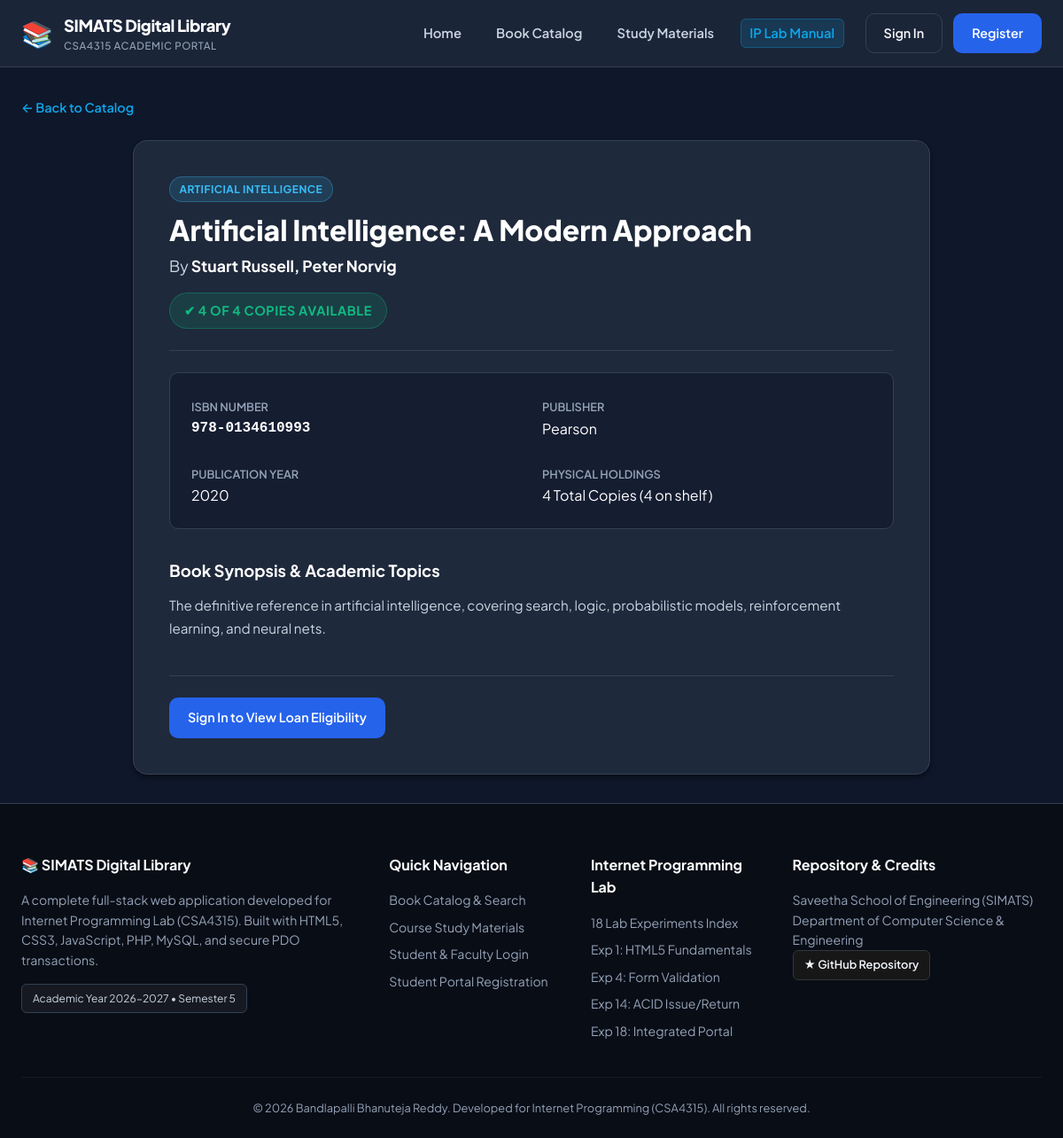
The app's page /books/view.php?id=8 with its own data.
### tables this page shows
CREATE TABLE IF NOT EXISTS books (
    id INT AUTO_INCREMENT PRIMARY KEY,
    title VARCHAR(255) NOT NULL,
    author VARCHAR(255) NOT NULL,
    isbn VARCHAR(30) NOT NULL UNIQUE,
    category VARCHAR(100) NOT NULL,
    publisher VARCHAR(150) DEFAULT NULL,
    publication_year INT DEFAULT NULL,
    total_copies INT NOT NULL DEFAULT 1,
    available_copies INT NOT NULL DEFAULT 1,
    description TEXT DEFAULT NULL,
    cover_image VARCHAR(255) DEFAULT NULL,
    created_at TIMESTAMP DEFAULT CURRENT_TIMESTAMP,
    INDEX idx_book_category (category),
    INDEX idx_book_title (title),
    INDEX idx_book_author (author)
);

### config/config.php (called while the page is built, shortened)
    <?php
function is_logged_in() {
    return isset($_SESSION['user_id']) && !empty($_SESSION['user_id']);
}
function is_admin() {
    return is_logged_in() && ($_SESSION['user']['role'] ?? '') === 'admin';
}
function is_student() {
    return is_logged_in() && ($_SESSION['user']['role'] ?? '') === 'student';
}

### books/view.php (the view, shortened to what this page needs)
<?php
require_once __DIR__ . '/../config/config.php';
$book_id = (int)($_GET['id'] ?? 0);
try {
    $pdo = get_db_connection();
    $stmt = $pdo->prepare("SELECT * FROM books WHERE id = ?");
    $stmt->execute([$book_id]);
    $book = $stmt->fetch();
} catch (Exception $e) {
    set_flash('error', 'Database error: ' . $e->getMessage());
    header('Location: ' . BASE_URL . '/books/catalog.php');
    exit;
}
include_once __DIR__ . '/../includes/header.php';
?>
<div style="margin-bottom: 1.5rem;">
    <a href="<?php echo BASE_URL; ?>/books/catalog.php" style="color: var(--accent); text-decoration: none; font-size: 0.9rem; font-weight: 600;">
        &larr; Back to Catalog
    </a>
</div>
<div class="card" style="max-width: 900px; margin: 0 auto; padding: 2.5rem;">
    <div style="display: flex; justify-content: space-between; align-items: flex-start; flex-wrap: wrap; gap: 1rem; margin-bottom: 1.5rem; border-bottom: 1px solid var(--border-color); padding-bottom: 1.5rem;">
        <div>
            <span class="badge badge-info" style="margin-bottom: 0.75rem;"><?php echo htmlspecialchars($book['category']); ?></span>
            <h1 style="font-size: 2rem; font-weight: 800; color: #ffffff; line-height: 1.2; margin-bottom: 0.5rem;">
                <?php echo htmlspecialchars($book['title']); ?>
            </h1>
            <p style="font-size: 1.1rem; color: var(--text-secondary);">
                By <strong style="color: #ffffff;"><?php echo htmlspecialchars($book['author']); ?></strong>
            </p>
        </div>
        <div>
            <?php if ($book['available_copies'] > 0): ?>
                <span class="badge badge-success" style="font-size: 0.9rem; padding: 0.5rem 1rem;">
                    &#10004; <?php echo $book['available_copies']; ?> of <?php echo $book['total_copies']; ?> Copies Available
                </span>
            <?php else: ?>
                <span class="badge badge-danger" style="font-size: 0.9rem; padding: 0.5rem 1rem;">
                    &#10006; All <?php echo $book['total_copies']; ?> Copies Currently Issued
                </span>
            <?php endif; ?>
        </div>
    </div>
    <div style="display: grid; grid-template-columns: repeat(2, 1fr); gap: 1.5rem; margin-bottom: 2rem; background: rgba(15, 23, 42, 0.6); padding: 1.5rem; border-radius: var(--radius-md); border: 1px solid var(--border-color);">
        <div>
            <span style="font-size: 0.8rem; color: var(--text-muted); text-transform: uppercase; font-weight: 600;">ISBN Number</span>
            <p style="font-size: 1rem; color: #ffffff; font-family: monospace; font-weight: 600;"><?php echo htmlspecialchars($book['isbn']); ?></p>
        </div>
        <div>
            <span style="font-size: 0.8rem; color: var(--text-muted); text-transform: uppercase; font-weight: 600;">Publisher</span>
            <p style="font-size: 1rem; color: #ffffff;"><?php echo htmlspecialchars($book['publisher'] ?? 'Not specified'); ?></p>
        </div>
        <div>
            <span style="font-size: 0.8rem; color: var(--text-muted); text-transform: uppercase; font-weight: 600;">Publication Year</span>
            <p style="font-size: 1rem; color: #ffffff;"><?php echo htmlspecialchars($book['publication_year'] ?? 'N/A'); ?></p>
        </div>
        <div>
            <span style="font-size: 0.8rem; color: var(--text-muted); text-transform: uppercase; font-weight: 600;">Physical Holdings</span>
            <p style="font-size: 1rem; color: #ffffff;"><?php echo $book['total_copies']; ?> Total Copies (<?php echo $book['available_copies']; ?> on shelf)</p>
        </div>
    </div>
    <div style="margin-bottom: 2.5rem;">
        <h3 style="font-size: 1.15rem; font-weight: 700; color: #ffffff; margin-bottom: 0.75rem;">Book Synopsis & Academic Topics</h3>
        <p style="color: var(--text-secondary); line-height: 1.7; font-size: 0.95rem;">
            <?php echo nl2br(htmlspecialchars($book['description'] ?? 'No detailed synopsis recorded for this title.')); ?>
        </p>
    </div>
    <div style="display: flex; gap: 1rem; flex-wrap: wrap; border-top: 1px solid var(--border-color); padding-top: 1.5rem;">
        <?php if (is_admin()): ?>
            <a href="<?php echo BASE_URL; ?>/admin/issue_book.php?book_id=<?php echo $book['id']; ?>" class="btn btn-primary">
                &#128228; Issue This Book
            </a>
            <a href="<?php echo BASE_URL; ?>/admin/edit_book.php?id=<?php echo $book['id']; ?>" class="btn btn-outline">
                &#9998; Edit Book Metadata
            </a>
        <?php else: ?>
            <a href="<?php echo BASE_URL; ?>/auth/login.php" class="btn btn-primary">
                Sign In to View Loan Eligibility
            </a>
        <?php endif; ?>
    </div>
</div>
<?php include_once __DIR__ . '/../includes/footer.php'; ?>

### assets/css/style.css (style rules this page uses)
:root { --primary: #2563eb; --primary-hover: #1d4ed8; --primary-light: #dbeafe; --primary-glow: rgba(37, 99, 235, 0.2); --accent: #0ea5e9; --accent-dark: #0284c7; --bg-dark: #0f172a; --bg-surface: #1e293b; --bg-card: #1e293b; --bg-card-hover: #334155; --bg-input: #0f172a; --border-color: #334155; --border-light: #475569; --text-primary: #f8fafc; --text-secondary: #cbd5e1; --text-muted: #94a3b8; --success: #10b981; --success-bg: rgba(16, 185, 129, 0.15); --warning: #f59e0b; --warning-bg: rgba(245, 158, 11, 0.15); --danger: #ef4444; --danger-bg: rgba(239, 68, 68, 0.15); --info: #38bdf8; --info-bg: rgba(56, 189, 248, 0.15); --radius-sm: 6px; --radius-md: 10px; --radius-lg: 16px; --radius-full: 9999px; --shadow-sm: 0 1px 2px rgba(0, 0, 0, 0.3); --shadow-md: 0 4px 6px -1px rgba(0, 0, 0, 0.4), 0 2px 4px -2px rgba(0, 0, 0, 0.3); --shadow-lg: 0 10px 15px -3px rgba(0, 0, 0, 0.5), 0 4px 6px -4px rgba(0, 0, 0, 0.4); --shadow-xl: 0 20px 25px -5px rgba(0, 0, 0, 0.6), 0 8px 10px -6px rgba(0, 0, 0, 0.5); --transition: all 0.2s cubic-bezier(0.4, 0, 0.2, 1); }
*, *::before, *::after { box-sizing: border-box; margin: 0; padding: 0; }
body { font-family: 'Plus Jakarta Sans', -apple-system, BlinkMacSystemFont, 'Segoe UI', Roboto, sans-serif; background-color: var(--bg-dark); color: var(--text-primary); line-height: 1.6; min-height: 100vh; display: flex; flex-direction: column; }
.btn { display: inline-flex; align-items: center; justify-content: center; gap: 0.5rem; padding: 0.65rem 1.25rem; font-size: 0.9rem; font-weight: 600; border-radius: var(--radius-md); border: 1px solid transparent; cursor: pointer; text-decoration: none; transition: var(--transition); }
.btn-primary { background: var(--primary); color: #ffffff; }
.card { background: var(--bg-card); border: 1px solid var(--border-color); border-radius: var(--radius-lg); padding: 1.75rem; box-shadow: var(--shadow-md); transition: var(--transition); }
.badge { display: inline-flex; align-items: center; gap: 0.35rem; padding: 0.25rem 0.65rem; border-radius: var(--radius-full); font-size: 0.75rem; font-weight: 700; text-transform: uppercase; letter-spacing: 0.04em; }
.badge-success { background: var(--success-bg); color: var(--success); border: 1px solid rgba(16, 185, 129, 0.3); }
.badge-info { background: var(--info-bg); color: var(--info); border: 1px solid rgba(56, 189, 248, 0.3); }

### records on screen
books: category "ARTIFICIAL INTELLIGENCE", title "Artificial Intelligence: A Modern Approach", author "Stuart Russell, Peter Norvig", available_copies "4", total_copies "4", isbn "978-0134610993", publisher "Pearson", publication_year "2020", description "The definitive reference in artificial intelligence, covering search, logic, probabilistic models, reinforcement learning, and neural nets."

### other values on screen
APP_NAME "SIMATS Digital Library"
